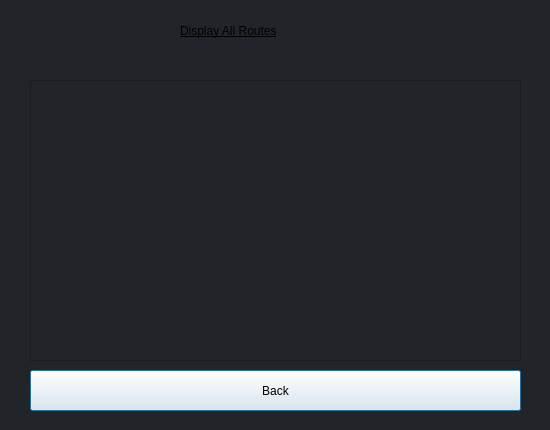
<?xml version="1.0" encoding="UTF-8"?>
<ui version="4.0">
 <class>Display</class>
 <widget class="QDialog" name="Display">
  <property name="geometry">
   <rect>
    <x>0</x>
    <y>0</y>
    <width>550</width>
    <height>430</height>
   </rect>
  </property>
  <property name="windowTitle">
   <string>Display</string>
  </property>
  <property name="styleSheet">
   <string notr="true">background-color: rgb(33, 37, 41);</string>
  </property>
  <widget class="QLabel" name="label">
   <property name="geometry">
    <rect>
     <x>180</x>
     <y>10</y>
     <width>261</width>
     <height>41</height>
    </rect>
   </property>
   <property name="styleSheet">
    <string notr="true">font: 700 18pt &quot;Segoe UI&quot;;
text-decoration: underline;</string>
   </property>
   <property name="text">
    <string>Display All Routes</string>
   </property>
  </widget>
  <widget class="QPushButton" name="back_button">
   <property name="geometry">
    <rect>
     <x>30</x>
     <y>370</y>
     <width>491</width>
     <height>41</height>
    </rect>
   </property>
   <property name="styleSheet">
    <string notr="true">background-color: rgb(235, 240, 245);
color: rgb(0, 0, 0);
font: 700 9pt &quot;Segoe UI&quot;;</string>
   </property>
   <property name="text">
    <string>Back</string>
   </property>
  </widget>
  <widget class="QTableView" name="tableView">
   <property name="geometry">
    <rect>
     <x>30</x>
     <y>80</y>
     <width>491</width>
     <height>281</height>
    </rect>
   </property>
  </widget>
 </widget>
 <resources/>
 <connections/>
</ui>
